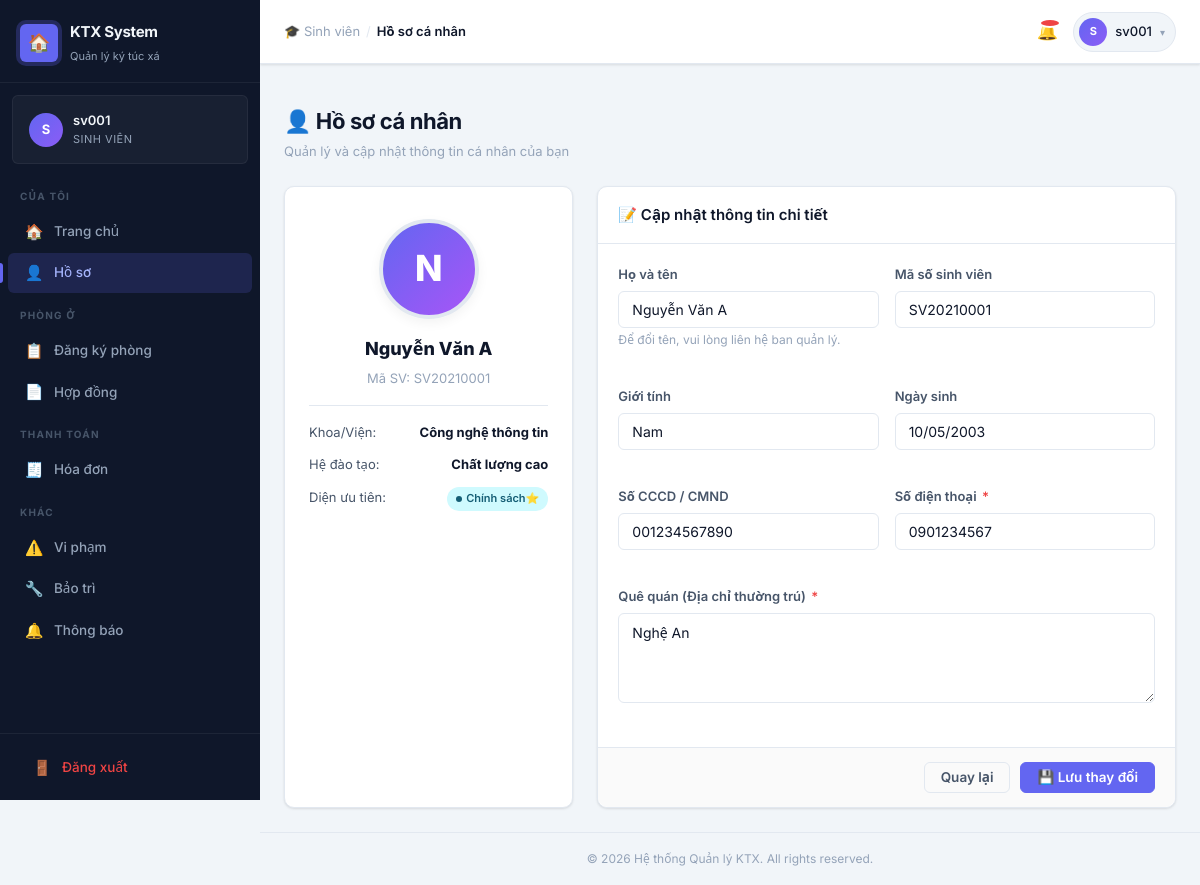
The app's page /public/student/profile (signed in) with its own data.
### tables this page shows
CREATE TABLE `students` (
  `id`             INT UNSIGNED  NOT NULL AUTO_INCREMENT,
  `user_id`        INT UNSIGNED  NOT NULL,
  `student_code`   VARCHAR(20)   NOT NULL COMMENT 'Mã số sinh viên',
  `full_name`      VARCHAR(100)  NOT NULL,
  `gender`         ENUM('male','female') NOT NULL,
  `dob`            DATE          NOT NULL COMMENT 'Ngày sinh',
  `faculty`        VARCHAR(100)  NOT NULL COMMENT 'Khoa/Viện',
  `program`        VARCHAR(100)  NOT NULL COMMENT 'Chương trình học (CLC, đại trà...)',
  `priority_level` TINYINT       NOT NULL DEFAULT 0
                   COMMENT '0=bình thường, 1=chính sách, 2=ưu tiên cao',
  `phone`          VARCHAR(15)   NOT NULL,
  `hometown`       VARCHAR(200)  NOT NULL,
  `id_card`        VARCHAR(20)   NOT NULL COMMENT 'Số CCCD/CMND',
  `created_at`     DATETIME      NOT NULL DEFAULT CURRENT_TIMESTAMP,
  `updated_at`     DATETIME      NOT NULL DEFAULT CURRENT_TIMESTAMP
                                 ON UPDATE CURRENT_TIMESTAMP,
  PRIMARY KEY (`id`),
  UNIQUE KEY `uq_students_user_id`      (`user_id`),
  UNIQUE KEY `uq_students_student_code` (`student_code`),
  UNIQUE KEY `uq_students_id_card`      (`id_card`),
  CONSTRAINT `fk_students_user`
    FOREIGN KEY (`user_id`) REFERENCES `users`(`id`)
    ON UPDATE CASCADE ON DELETE RESTRICT
);

### app/views/student/profile.php (the view, shortened to what the rows shown need)
<?php
$name     = $student['full_name']    ?? 'Sinh viên';
$code     = $student['student_code'] ?? '';
$gender   = $student['gender']      ?? 'male';
$dob      = $student['dob']         ?? '';
$faculty  = $student['faculty']      ?? '';
$program  = $student['program']      ?? '';
$priority = (int)($student['priority_level'] ?? 0);
$phone    = $student['phone']        ?? '';
$hometown = $student['hometown']     ?? '';
$idCard   = $student['id_card']      ?? '';
$priorities = [
    0 => 'Thường',
    1 => 'Chính sách⭐',
    2 => 'Ưu tiên cao⭐⭐'
];
$genderLabel = $gender === 'male' ? 'Nam' : ($gender === 'female' ? 'Nữ' : 'Khác');
?>
<div class="page-header">
  <div>
    <h1 class="page-title">👤 Hồ sơ cá nhân</h1>
    <p class="page-subtitle">Quản lý và cập nhật thông tin cá nhân của bạn</p>
  </div>
</div>
<div class="grid-2" style="grid-template-columns: 1fr 2fr; gap: 24px;">
  <div class="card" style="text-align: center; padding: 32px 24px;">
    <div class="avatar" style="width: 100px; height: 100px; font-size: 36px; font-weight: 800; border-radius: 50%; background: linear-gradient(135deg, #6366f1, #a855f7); color: #fff; display: inline-flex; align-items: center; justify-content: center; border: 4px solid var(--border); box-shadow: 0 4px 12px rgba(0,0,0,0.05); margin-bottom: 16px;">
      <?= mb_strtoupper(mb_substr($name, 0, 1)) ?>
    </div>
    <h3 style="font-size: 18px; font-weight: 800; color: var(--txt-primary); margin-bottom: 4px;"><?= htmlspecialchars($name) ?></h3>
    <p style="color: var(--txt-muted); font-size: 13px; margin-bottom: 16px;">Mã SV: <?= htmlspecialchars($code) ?></p>
    <div style="border-top: 1px solid var(--border); padding-top: 16px; text-align: left; display: flex; flex-direction: column; gap: 12px; font-size: 13px;">
      <div style="display: flex; justify-content: space-between;">
        <span style="color: var(--txt-secondary);">Khoa/Viện:</span>
        <strong style="color: var(--txt-primary);"><?= htmlspecialchars($faculty) ?></strong>
      </div>
      <div style="display: flex; justify-content: space-between;">
        <span style="color: var(--txt-secondary);">Hệ đào tạo:</span>
        <strong style="color: var(--txt-primary);"><?= htmlspecialchars($program) ?></strong>
      </div>
      <div style="display: flex; justify-content: space-between;">
        <span style="color: var(--txt-secondary);">Diện ưu tiên:</span>
        <span class="badge badge-info"><?= $priorities[$priority] ?? 'Thường' ?></span>
      </div>
    </div>
  </div>
  <div class="card">
    <div class="card-header">
      <h3 class="card-title">📝 Cập nhật thông tin chi tiết</h3>
    </div>
    <form method="POST" action="<?= getDynamicUrl('/student/profile') ?>">
      <div class="card-body" style="display: flex; flex-direction: column; gap: 18px;">
        <div class="form-row">
          <div class="form-group">
            <label class="form-label">Họ và tên</label>
            <input type="text" class="form-control" value="<?= htmlspecialchars($name) ?>" disabled style="background: var(--bg-neutral); cursor: not-allowed;">
            <span class="form-hint">Để đổi tên, vui lòng liên hệ ban quản lý.</span>
          </div>
          <div class="form-group">
            <label class="form-label">Mã số sinh viên</label>
            <input type="text" class="form-control" value="<?= htmlspecialchars($code) ?>" disabled style="background: var(--bg-neutral); cursor: not-allowed;">
          </div>
        </div>
        <div class="form-row">
          <div class="form-group">
            <label class="form-label">Giới tính</label>
            <input type="text" class="form-control" value="<?= $genderLabel ?>" disabled style="background: var(--bg-neutral); cursor: not-allowed;">
          </div>
          <div class="form-group">
            <label class="form-label">Ngày sinh</label>
            <input type="text" class="form-control" value="<?= $dob ? date('d/m/Y', strtotime($dob)) : '' ?>" disabled style="background: var(--bg-neutral); cursor: not-allowed;">
          </div>
        </div>
        <div class="form-row">
          <div class="form-group">
            <label class="form-label">Số CCCD / CMND</label>
            <input type="text" class="form-control" value="<?= htmlspecialchars($idCard) ?>" disabled style="background: var(--bg-neutral); cursor: not-allowed;">
          </div>
          <div class="form-group">
            <label class="form-label">Số điện thoại <span class="req">*</span></label>
            <input type="text" name="phone" class="form-control" value="<?= htmlspecialchars($_old['phone'] ?? $phone) ?>" placeholder="Ví dụ: 0912345678" required>
          </div>
        </div>
        <div class="form-group">
          <label class="form-label">Quê quán (Địa chỉ thường trú) <span class="req">*</span></label>
          <textarea name="hometown" class="form-control" rows="3" placeholder="Nhập địa chỉ đầy đủ..." required><?= htmlspecialchars($_old['hometown'] ?? $hometown) ?></textarea>
        </div>
      </div>
      <div class="card-footer" style="display: flex; justify-content: flex-end; gap: 10px;">
        <a href="<?= getDynamicUrl('/student/dashboard') ?>" class="btn btn-ghost">Quay lại</a>
        <button type="submit" class="btn btn-primary">💾 Lưu thay đổi</button>
      </div>
    </form>
  </div>
</div>

### app/core/Router.php (shortened to what the rows shown need)
<?php
class Router
{
    private array $routes = [];
    private array $groupStack = [];
    private int $lastIndex = -1;
    public function name(string $name): static
    {
        if ($this->lastIndex >= 0) {
            $this->routes[$this->lastIndex]['name'] = $name;
        }
        return $this;
    }
    public function middleware(string|array $middleware): static
    {
        if ($this->lastIndex >= 0) {
            $existing = $this->routes[$this->lastIndex]['middleware'];
            $add      = (array)$middleware;
            $this->routes[$this->lastIndex]['middleware'] = array_unique([...$existing, ...$add]);
        }
        return $this;
    }
    public function where(string $param, string $regex): static
    {
        if ($this->lastIndex >= 0) {
            $this->routes[$this->lastIndex]['constraints'][$param] = $regex;
        }
        return $this;
    }
    public function group(string $prefix, callable $callback, array $middleware = []): static
    {
        $parentPrefix     = $this->currentGroupPrefix();
        $parentMiddleware = $this->currentGroupMiddleware();
        $this->groupStack[] = [
            'prefix'     => $parentPrefix . $prefix,
            'middleware' => array_unique([...$parentMiddleware, ...$middleware]),
        ];
        array_pop($this->groupStack);
        return $this;
    }
    public function dispatch(): void
    {
        $method = $this->resolveMethod();
        $uri    = $this->resolveUri();
        foreach ($this->routes as $route) {
            if ($route['method'] !== $method) {
                continue;
            }
            $params = [];
            if (!$this->matchRoute($route, $uri, $params)) {
                continue;
            }
            $this->runMiddleware($route['middleware'], function () use ($route, $params) {
                $this->callHandler($route['handler'], $params);
            });
            return;
        }
    }
    private function addRoute(string $method, string $uri, string|callable $handler): static
    {
        $prefix     = $this->currentGroupPrefix();
        $middleware = $this->currentGroupMiddleware();
        $fullUri    = $prefix . ($uri === '/' ? '' : $uri) ?: '/';
        $this->routes[] = [
            'method'       => strtoupper($method),
            'original_uri' => $fullUri,
            'pattern'      => $this->buildPattern($fullUri),
            'param_names'  => $this->extractParamNames($fullUri),
            'handler'      => $handler,
            'middleware'   => $middleware,
            'name'         => null,
            'constraints'  => [],
        ];
        $this->lastIndex = count($this->routes) - 1;
        return $this;
    }
    private function buildPattern(string $uri): string
    {
        $pattern = preg_replace_callback(
            '/:([a-zA-Z_][a-zA-Z0-9_]*)/',
            fn($m) => '(?P<' . $m[1] . '>[^/]+)',
            $uri
        );
        return '#^' . $pattern . '$#u';
    }
    private function extractParamNames(string $uri): array
    {
        preg_match_all('/:([a-zA-Z_][a-zA-Z0-9_]*)/', $uri, $matches);
        return $matches[1];
    }
    private function matchRoute(array $route, string $uri, array &$params): bool
    {
        $pattern = $route['pattern'];
        if (!preg_match($pattern, $uri, $matches)) {
            return false;
        }
        return true;
    }
    private function callHandler(string|callable $handler, array $params): void
    {
        [$class, $method] = explode('@', $handler, 2);
        $controller = new $class();
        $controller->$method($params);
    }
    private function runMiddleware(array $middleware, callable $final): void
    {
        $pipeline = array_reduce(
            array_reverse($middleware),
            function (callable $carry, string $name): callable {
                return function () use ($name, $carry): void {
                    $mw = $this->resolveMiddleware($name);
                    $mw->handle($carry);
                };
            },
            $final
        );
        $pipeline();
    }
    private function resolveMiddleware(string $name): object
    {
        return new $class();
    }
    private function resolveMethod(): string
    {
        $method = strtoupper($_SERVER['REQUEST_METHOD'] ?? 'GET');
        return $method;
    }
    private function resolveUri(): string
    {
        $uri = $_SERVER['REQUEST_URI'] ?? '/';
        $scriptDir = rtrim(dirname($_SERVER['SCRIPT_NAME']), '/\\');
        $rootDir   = rtrim(dirname($scriptDir), '/\\');
        if ($scriptDir !== '' && $scriptDir !== '/' && str_starts_with($uri, $scriptDir)) {
            $uri = substr($uri, strlen($scriptDir));
        } elseif ($rootDir !== '' && $rootDir !== '/' && $rootDir !== '\\' && str_starts_with($uri, $rootDir)) {
            $uri = substr($uri, strlen($rootDir));
        }
        return ('/' . trim(urldecode($uri), '/')) ?: '/';
    }
    private function currentGroupPrefix(): string
    {
        return empty($this->groupStack)
            ? ''
            : end($this->groupStack)['prefix'];
    }
    private function currentGroupMiddleware(): array
    {
        return empty($this->groupStack)
            ? []
            : end($this->groupStack)['middleware'];
    }
}

### records on screen
students: full_name "N", full_name "Nguyễn Văn A", student_code "SV20210001", faculty "Công nghệ thông tin", program "Chất lượng cao", priority_level "Chính sách⭐", gender "Nam", dob "10/05/2003", id_card "001234567890", phone "0901234567", hometown "Nghệ An"

### other values on screen
$icon "🏠 👤 📋 📄 🧾 ⚠️ 🔧 🔔"
$label "Trang chủ Hồ sơ Đăng ký phòng Hợp đồng Hóa đơn Vi phạm Bảo trì Thông báo"
